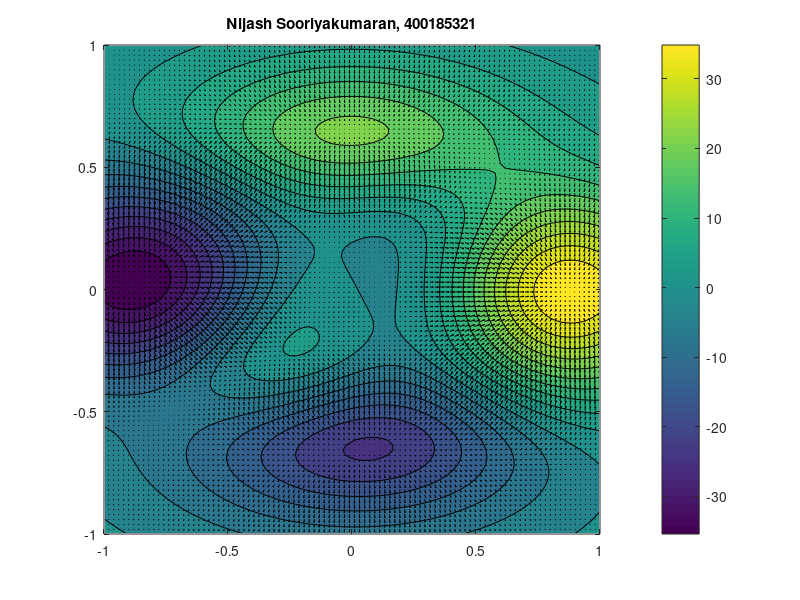

Write MATLAB code to recreate this figure.

[x,y] = meshgrid(linspace(-1,1,100), linspace(-1,1,100));

u = @(x,y) 3*(1-3*x).^2.*exp(-2*x.^2 - (3*y+1).^2) ...
- 10*(3*x/5 - 27*x.^3 - 243*y.^5).*exp(-2*x.^2-6*y.^2) ...
- 1/3*exp(-(3*x+1).^2 - 9*y.^2) + (x.^2+y.^2) - 1;

contourf(x,y,u(x,y),20);
hold on;
title("Nijash Sooriyakumaran, 400185321")
colorbar;

SDX = @(x,y) -(18*(1-3*x)).*exp(-2*x.^2-(3*y+1).^2) ...
- 6*(1-3*x).^2.*2.*x.*exp(-2*x.^2-(3*y+1).^2) ...
- (10*(3/5-81*x.^2)).*exp(-2*x.^2-6*y.^2) ...
+ (20*((3/5)*x-27*x.^3-243*y.^5)).*2.*x.*exp(-2*x.^2-6*y.^2) ...
- (1/3*(-18*x-6)).*exp(-(3*x+1).^2-9*y.^2)+2*x; 
SDY = @(x,y) 3*(1-3*x).^2.*(-18*y-6).*exp(-2*x.^2-(3*y+1).^2) ...
+ 12150*y.^4.*exp(-2*x.^2-6*y.^2) ...
+ (20*((3/5)*x-27*x.^3-243*y.^5)).*6.*y.*exp(-2*x.^2-6*y.^2) ...
+ 6*y.*exp(-(3*x+1).^2-9*y.^2)+2*y;
hold on
quiver(x,y,SDX(x,y),SDY(x,y),'k')


tDomain =  [0:0.001:5.0];
r0 = [-.22,0.62];

rprime = @(t,x)[-1*(-(18*(1-3*x(1))).*exp(-2*x(1).^2-(3*x(2)+1).^2) ...
- 6*(1-3*x(1)).^2.*2.*x(1).*exp(-2*x(1).^2-(3*x(2)+1).^2) ...
- (10*(3/5-81*x(1).^2)).*exp(-2*x(1).^2-6*x(2).^2) ...
+ (20*((3/5)*x(1)-27*x(1).^3-243*x(2).^5)).*2.*x(1).*exp(-2*x(1).^2-6*x(2).^2) ...
- (1/3*(-18*x(1)-6)).*exp(-(3*x(1)+1).^2-9*x(2).^2)+2*x(1));-1*(3*(1-3*x(1)).^2.*(-18*x(2)-6).*exp(-2*x(1).^2-(3*x(2)+1).^2) ...
+ 12150*x(2).^4.*exp(-2*x(1).^2-6*x(2).^2) ...
+ (20*((3/5)*x(1)-27*x(1).^3-243*x(2).^5)).*6.*x(2).*exp(-2*x(1).^2-6*x(2).^2) ...
+ 6*x(2).*exp(-(3*x(1)+1).^2-9*x(2).^2)+2*x(2))];

[t r] = ode45(rprime,tDomain,r0);

[t(1:5001) r(1:5001,:)]

u = @(x,y) 3*(1-3*x).^2.*exp(-2*x.^2 - (3*y+1).^2) ...
- 10*(3*x/5 - 27*x.^3 - 243*y.^5).*exp(-2*x.^2-6*y.^2) ...
- 1/3*exp(-(3*x+1).^2 - 9*y.^2) + (x.^2+y.^2) - 1;

hold on
N=0;
for i = 1:5000 
    q = r(i,:);
    rr=u(q(1),q(2));
    
    if rr > 0
       N=N+1;
    end
end
    % plot(r(1:4,1),r(l:4,2),'w','linewidth',2)
 
     %plot(r(5:5001,1),r(5:5001,2),'k','linewidth',2)
    
   y1 = r(5000:5000,:);
   ANS = u(y1(1),y1(2));
   
   h1 = r(1:1,:);
   ans = u(h1(1),h1(2));
   
   pos_diff = abs(ans-ANS)

   
   diff_x = y1(1)-h1(1)
   diff_y = y1(2)-h1(2)
   
   length = sqrt(diff_x^2+diff_y^2+pos_diff^2);
   
   x=r(:,1);
   y=r(:,2);
   z=u(x,y);
   len=0;
   for i=1:5000
       dx(i)=x(i+1)-x(i);
       dy(i)=y(i+1)-y(i);
       dz(i)=z(i+1)-z(i);
       len=len+sqrt(dx(i)^2+dy(i)^2+dz(i)^2);
   end
   len
   length
       
   
   
   
